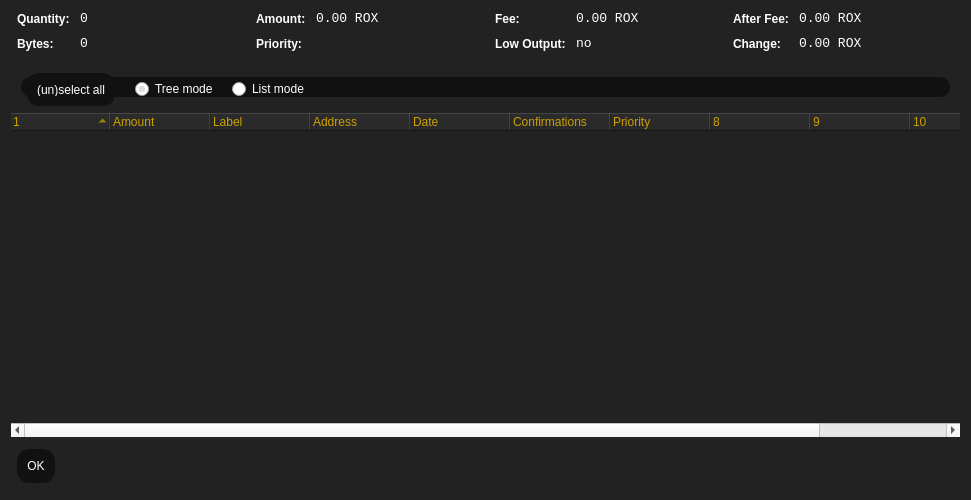
<?xml version="1.0" encoding="UTF-8"?>
<ui version="4.0">
 <class>CoinControlDialog</class>
 <widget class="QDialog" name="CoinControlDialog">
  <property name="geometry">
   <rect>
    <x>0</x>
    <y>0</y>
    <width>971</width>
    <height>500</height>
   </rect>
  </property>
  <property name="windowTitle">
   <string>Coin Control</string>
  </property>
  <property name="styleSheet">
   <string notr="true">QRadioButton {
	color: white;
}
QTreeView {
	background-color: #111;
	alternate-background-color: #222;
	selection-background-color: #cca000;
}

QTreeView::item {
	background-color: #222;
}

QTreeView::item::selected {
	background-color: #cca000;
}

QTreeView::branch::closed {
	color: #ccc;
}

QTreeView::branch::open {
	color: #cca000;
}

QDialog, QFrame {
	color: white;
	background-color: #222;
	border: none;
}

QLabel {
	background-color: transparent;
}

QCheckBox {
    color: white;
}

QFrame#central { background-color: #222; border: none }
QFrame#frame, QFrame#frame_2, QFrame#frame_3 {
	background-color: #111;
	border-style: plain;
	border-width: 20px;
	border-radius: 20px;
	border-color: #111;
	min-width: 10em;
	padding: 6px;
}
QLabel[openExternalLinks=true], QHeaderView { color: #cca000 }
QLabel[openExternalLinks=false] { color: white; font-weight: normal }
QPushButton, QToolButton {
	border: 4px solid #111;
	border-radius: 12px;
	background-color: #111;
	color: white;
	padding: 6px;
	margin: 6px;
}
QPushButton:pressed, QToolButton:checked {
	color: #cca000;
}
QPushButton:pressed, QToolButton:pressed {
	border-color: #cca000;
	color: #cca000;
}
QPushButton:disabled, QToolButton:disabled {
	color: #444;
	background-color: #222;
}


#scrollAreaWidgetContents QToolButton {
	border-radius: 8px;
	border-width: 0px;
}

QComboBox::drop-down {
	border-width: 0;
	border-style: none;
	background-color: #111;
	color: white;
}

QTableView {
	background: #111;
	color: white;
	border-style: none;
	selection-background-color: #cca000;
    alternate-background-color: #222;
	selection-color: #111;
	border: 0px solid black;
}

QHeaderView { color: #cca000; background-color: #111; background-image: none; }
QHeaderView::section { color: #cca000; background-color: #222; }
QHeaderView::section:checked { background-color: #111; }

QTabWidget {
	background: #111;
}

 QTabWidget::pane {
     border-top: 2px solid #111;
     border: 4px solid #111;
     border-bottom-left-radius: 8px;
     border-bottom-right-radius: 8px;
     border-top-right-radius: 8px;
	background: #111;
 }

 QTabWidget::tab-bar {
     left: 5px; /* move to the right by 5px */
 }

 /* Style the tab using the tab sub-control. Note that
     it reads QTabBar _not_ QTabWidget */
 QTabBar::tab {
     background: #111;
     border: 4px solid #222;
     border-bottom-color: #111; /* same as the pane color */
     border-top-left-radius: 4px;
     border-top-right-radius: 4px;
     min-width: 8ex;
     padding: 4px;
     color: #888;
 }

 QTabBar::tab:selected, QTabBar::tab:hover {
     color: #cca000
 }

 QTabBar::tab:selected {
     border-color: #111; /* same as pane color */
     border-top-color: #cca000;
 }

 QTabBar::tab:!selected {
     margin-top: 2px; /* make non-selected tabs look smaller */
 }

 /* make use of negative margins for overlapping tabs */
 QTabBar::tab:selected {
     /* expand/overlap to the left and right by 4px */
     margin-left: -4px;
     margin-right: -4px;
 }

 QTabBar::tab:first:selected {
     margin-left: 0; /* the first selected tab has nothing to overlap with on the left */
 }

 QTabBar::tab:last:selected {
     margin-right: 0; /* the last selected tab has nothing to overlap with on the right */
 }

 QTabBar::tab:only-one {
     margin: 0; /* if there is only one tab, we don't want overlapping margins */
 }
</string>
  </property>
  <layout class="QVBoxLayout" name="verticalLayout">
   <item>
    <layout class="QHBoxLayout" name="horizontalLayoutTop" stretch="0,0,0,0">
     <property name="topMargin">
      <number>0</number>
     </property>
     <property name="bottomMargin">
      <number>10</number>
     </property>
     <item>
      <layout class="QFormLayout" name="formLayoutCoinControl1">
       <property name="horizontalSpacing">
        <number>10</number>
       </property>
       <property name="verticalSpacing">
        <number>10</number>
       </property>
       <property name="leftMargin">
        <number>6</number>
       </property>
       <property name="rightMargin">
        <number>6</number>
       </property>
       <item row="0" column="0">
        <widget class="QLabel" name="labelCoinControlQuantityText">
         <property name="styleSheet">
          <string notr="true">font-weight:bold;</string>
         </property>
         <property name="text">
          <string>Quantity:</string>
         </property>
        </widget>
       </item>
       <item row="0" column="1">
        <widget class="QLabel" name="labelCoinControlQuantity">
         <property name="font">
          <font>
           <family>Monospace</family>
           <pointsize>10</pointsize>
          </font>
         </property>
         <property name="cursor">
          <cursorShape>IBeamCursor</cursorShape>
         </property>
         <property name="contextMenuPolicy">
          <enum>Qt::ActionsContextMenu</enum>
         </property>
         <property name="text">
          <string notr="true">0</string>
         </property>
         <property name="textInteractionFlags">
          <set>Qt::LinksAccessibleByMouse|Qt::TextSelectableByKeyboard|Qt::TextSelectableByMouse</set>
         </property>
        </widget>
       </item>
       <item row="1" column="0">
        <widget class="QLabel" name="labelCoinControlBytesText">
         <property name="styleSheet">
          <string notr="true">font-weight:bold;</string>
         </property>
         <property name="text">
          <string>Bytes:</string>
         </property>
        </widget>
       </item>
       <item row="1" column="1">
        <widget class="QLabel" name="labelCoinControlBytes">
         <property name="font">
          <font>
           <family>Monospace</family>
           <pointsize>10</pointsize>
          </font>
         </property>
         <property name="cursor">
          <cursorShape>IBeamCursor</cursorShape>
         </property>
         <property name="contextMenuPolicy">
          <enum>Qt::ActionsContextMenu</enum>
         </property>
         <property name="text">
          <string notr="true">0</string>
         </property>
         <property name="textInteractionFlags">
          <set>Qt::LinksAccessibleByMouse|Qt::TextSelectableByKeyboard|Qt::TextSelectableByMouse</set>
         </property>
        </widget>
       </item>
      </layout>
     </item>
     <item>
      <layout class="QFormLayout" name="formLayoutCoinControl2">
       <property name="horizontalSpacing">
        <number>10</number>
       </property>
       <property name="verticalSpacing">
        <number>10</number>
       </property>
       <property name="leftMargin">
        <number>6</number>
       </property>
       <property name="rightMargin">
        <number>6</number>
       </property>
       <item row="0" column="0">
        <widget class="QLabel" name="labelCoinControlAmountText">
         <property name="styleSheet">
          <string notr="true">font-weight:bold;</string>
         </property>
         <property name="text">
          <string>Amount:</string>
         </property>
        </widget>
       </item>
       <item row="0" column="1">
        <widget class="QLabel" name="labelCoinControlAmount">
         <property name="font">
          <font>
           <family>Monospace</family>
           <pointsize>10</pointsize>
          </font>
         </property>
         <property name="cursor">
          <cursorShape>IBeamCursor</cursorShape>
         </property>
         <property name="contextMenuPolicy">
          <enum>Qt::ActionsContextMenu</enum>
         </property>
         <property name="text">
          <string notr="true">0.00 ROX</string>
         </property>
         <property name="textInteractionFlags">
          <set>Qt::LinksAccessibleByMouse|Qt::TextSelectableByKeyboard|Qt::TextSelectableByMouse</set>
         </property>
        </widget>
       </item>
       <item row="1" column="0">
        <widget class="QLabel" name="labelCoinControlPriorityText">
         <property name="styleSheet">
          <string notr="true">font-weight:bold;</string>
         </property>
         <property name="text">
          <string>Priority:</string>
         </property>
        </widget>
       </item>
       <item row="1" column="1">
        <widget class="QLabel" name="labelCoinControlPriority">
         <property name="font">
          <font>
           <family>Monospace</family>
           <pointsize>10</pointsize>
          </font>
         </property>
         <property name="cursor">
          <cursorShape>IBeamCursor</cursorShape>
         </property>
         <property name="contextMenuPolicy">
          <enum>Qt::ActionsContextMenu</enum>
         </property>
         <property name="text">
          <string/>
         </property>
         <property name="textInteractionFlags">
          <set>Qt::LinksAccessibleByMouse|Qt::TextSelectableByKeyboard|Qt::TextSelectableByMouse</set>
         </property>
        </widget>
       </item>
      </layout>
     </item>
     <item>
      <layout class="QFormLayout" name="formLayoutCoinControl3">
       <property name="horizontalSpacing">
        <number>10</number>
       </property>
       <property name="verticalSpacing">
        <number>10</number>
       </property>
       <property name="leftMargin">
        <number>6</number>
       </property>
       <property name="rightMargin">
        <number>6</number>
       </property>
       <item row="0" column="0">
        <widget class="QLabel" name="labelCoinControlFeeText">
         <property name="styleSheet">
          <string notr="true">font-weight:bold;</string>
         </property>
         <property name="text">
          <string>Fee:</string>
         </property>
        </widget>
       </item>
       <item row="0" column="1">
        <widget class="QLabel" name="labelCoinControlFee">
         <property name="font">
          <font>
           <family>Monospace</family>
           <pointsize>10</pointsize>
          </font>
         </property>
         <property name="cursor">
          <cursorShape>IBeamCursor</cursorShape>
         </property>
         <property name="contextMenuPolicy">
          <enum>Qt::ActionsContextMenu</enum>
         </property>
         <property name="text">
          <string notr="true">0.00 ROX</string>
         </property>
         <property name="textInteractionFlags">
          <set>Qt::LinksAccessibleByMouse|Qt::TextSelectableByKeyboard|Qt::TextSelectableByMouse</set>
         </property>
        </widget>
       </item>
       <item row="1" column="0">
        <widget class="QLabel" name="labelCoinControlLowOutputText">
         <property name="enabled">
          <bool>false</bool>
         </property>
         <property name="styleSheet">
          <string notr="true">font-weight:bold;</string>
         </property>
         <property name="text">
          <string>Low Output:</string>
         </property>
        </widget>
       </item>
       <item row="1" column="1">
        <widget class="QLabel" name="labelCoinControlLowOutput">
         <property name="enabled">
          <bool>false</bool>
         </property>
         <property name="font">
          <font>
           <family>Monospace</family>
           <pointsize>10</pointsize>
          </font>
         </property>
         <property name="cursor">
          <cursorShape>IBeamCursor</cursorShape>
         </property>
         <property name="contextMenuPolicy">
          <enum>Qt::ActionsContextMenu</enum>
         </property>
         <property name="text">
          <string notr="true">no</string>
         </property>
         <property name="textInteractionFlags">
          <set>Qt::LinksAccessibleByMouse|Qt::TextSelectableByKeyboard|Qt::TextSelectableByMouse</set>
         </property>
        </widget>
       </item>
      </layout>
     </item>
     <item>
      <layout class="QFormLayout" name="formLayoutCoinControl4">
       <property name="horizontalSpacing">
        <number>10</number>
       </property>
       <property name="verticalSpacing">
        <number>10</number>
       </property>
       <property name="leftMargin">
        <number>6</number>
       </property>
       <property name="rightMargin">
        <number>6</number>
       </property>
       <item row="0" column="0">
        <widget class="QLabel" name="labelCoinControlAfterFeeText">
         <property name="styleSheet">
          <string notr="true">font-weight:bold;</string>
         </property>
         <property name="text">
          <string>After Fee:</string>
         </property>
        </widget>
       </item>
       <item row="0" column="1">
        <widget class="QLabel" name="labelCoinControlAfterFee">
         <property name="font">
          <font>
           <family>Monospace</family>
           <pointsize>10</pointsize>
          </font>
         </property>
         <property name="cursor">
          <cursorShape>IBeamCursor</cursorShape>
         </property>
         <property name="contextMenuPolicy">
          <enum>Qt::ActionsContextMenu</enum>
         </property>
         <property name="text">
          <string notr="true">0.00 ROX</string>
         </property>
         <property name="textInteractionFlags">
          <set>Qt::LinksAccessibleByMouse|Qt::TextSelectableByKeyboard|Qt::TextSelectableByMouse</set>
         </property>
        </widget>
       </item>
       <item row="1" column="0">
        <widget class="QLabel" name="labelCoinControlChangeText">
         <property name="enabled">
          <bool>false</bool>
         </property>
         <property name="styleSheet">
          <string notr="true">font-weight:bold;</string>
         </property>
         <property name="text">
          <string>Change:</string>
         </property>
        </widget>
       </item>
       <item row="1" column="1">
        <widget class="QLabel" name="labelCoinControlChange">
         <property name="enabled">
          <bool>false</bool>
         </property>
         <property name="font">
          <font>
           <family>Monospace</family>
           <pointsize>10</pointsize>
          </font>
         </property>
         <property name="cursor">
          <cursorShape>IBeamCursor</cursorShape>
         </property>
         <property name="contextMenuPolicy">
          <enum>Qt::ActionsContextMenu</enum>
         </property>
         <property name="text">
          <string notr="true">0.00 ROX</string>
         </property>
         <property name="textInteractionFlags">
          <set>Qt::LinksAccessibleByMouse|Qt::TextSelectableByKeyboard|Qt::TextSelectableByMouse</set>
         </property>
        </widget>
       </item>
      </layout>
     </item>
    </layout>
   </item>
   <item>
    <widget class="QFrame" name="frame">
     <property name="minimumSize">
      <size>
       <width>182</width>
       <height>40</height>
      </size>
     </property>
     <property name="frameShape">
      <enum>QFrame::StyledPanel</enum>
     </property>
     <property name="frameShadow">
      <enum>QFrame::Sunken</enum>
     </property>
     <widget class="QWidget" name="horizontalLayoutWidget">
      <property name="geometry">
       <rect>
        <x>10</x>
        <y>0</y>
        <width>781</width>
        <height>45</height>
       </rect>
      </property>
      <layout class="QHBoxLayout" name="horizontalLayoutPanel" stretch="0,0,0,0">
       <property name="spacing">
        <number>14</number>
       </property>
       <item>
        <widget class="QPushButton" name="pushButtonSelectAll">
         <property name="sizePolicy">
          <sizepolicy hsizetype="Maximum" vsizetype="Fixed">
           <horstretch>0</horstretch>
           <verstretch>0</verstretch>
          </sizepolicy>
         </property>
         <property name="text">
          <string>(un)select all</string>
         </property>
        </widget>
       </item>
       <item>
        <widget class="QRadioButton" name="radioTreeMode">
         <property name="sizePolicy">
          <sizepolicy hsizetype="Maximum" vsizetype="Fixed">
           <horstretch>0</horstretch>
           <verstretch>0</verstretch>
          </sizepolicy>
         </property>
         <property name="text">
          <string>Tree mode</string>
         </property>
         <property name="checked">
          <bool>true</bool>
         </property>
        </widget>
       </item>
       <item>
        <widget class="QRadioButton" name="radioListMode">
         <property name="sizePolicy">
          <sizepolicy hsizetype="Maximum" vsizetype="Fixed">
           <horstretch>0</horstretch>
           <verstretch>0</verstretch>
          </sizepolicy>
         </property>
         <property name="text">
          <string>List mode</string>
         </property>
        </widget>
       </item>
       <item>
        <spacer name="horizontalSpacer">
         <property name="orientation">
          <enum>Qt::Horizontal</enum>
         </property>
         <property name="sizeHint" stdset="0">
          <size>
           <width>40</width>
           <height>20</height>
          </size>
         </property>
        </spacer>
       </item>
      </layout>
     </widget>
    </widget>
   </item>
   <item>
    <widget class="CoinControlTreeWidget" name="treeWidget">
     <property name="contextMenuPolicy">
      <enum>Qt::CustomContextMenu</enum>
     </property>
     <property name="styleSheet">
      <string notr="true"/>
     </property>
     <property name="sortingEnabled">
      <bool>false</bool>
     </property>
     <property name="columnCount">
      <number>11</number>
     </property>
     <attribute name="headerShowSortIndicator" stdset="0">
      <bool>true</bool>
     </attribute>
     <attribute name="headerStretchLastSection">
      <bool>false</bool>
     </attribute>
     <column>
      <property name="text">
       <string/>
      </property>
     </column>
     <column>
      <property name="text">
       <string>Amount</string>
      </property>
     </column>
     <column>
      <property name="text">
       <string>Label</string>
      </property>
     </column>
     <column>
      <property name="text">
       <string>Address</string>
      </property>
     </column>
     <column>
      <property name="text">
       <string>Date</string>
      </property>
     </column>
     <column>
      <property name="text">
       <string>Confirmations</string>
      </property>
      <property name="toolTip">
       <string>Confirmed</string>
      </property>
     </column>
     <column>
      <property name="text">
       <string>Priority</string>
      </property>
     </column>
     <column>
      <property name="text">
       <string/>
      </property>
     </column>
     <column>
      <property name="text">
       <string/>
      </property>
     </column>
     <column>
      <property name="text">
       <string/>
      </property>
     </column>
     <column>
      <property name="text">
       <string/>
      </property>
     </column>
    </widget>
   </item>
   <item>
    <widget class="QDialogButtonBox" name="buttonBox">
     <property name="sizePolicy">
      <sizepolicy hsizetype="Maximum" vsizetype="Fixed">
       <horstretch>0</horstretch>
       <verstretch>0</verstretch>
      </sizepolicy>
     </property>
     <property name="orientation">
      <enum>Qt::Horizontal</enum>
     </property>
     <property name="standardButtons">
      <set>QDialogButtonBox::Ok</set>
     </property>
    </widget>
   </item>
  </layout>
 </widget>
 <customwidgets>
  <customwidget>
   <class>CoinControlTreeWidget</class>
   <extends>QTreeWidget</extends>
   <header>coincontroltreewidget.h</header>
  </customwidget>
 </customwidgets>
 <resources/>
 <connections/>
</ui>
